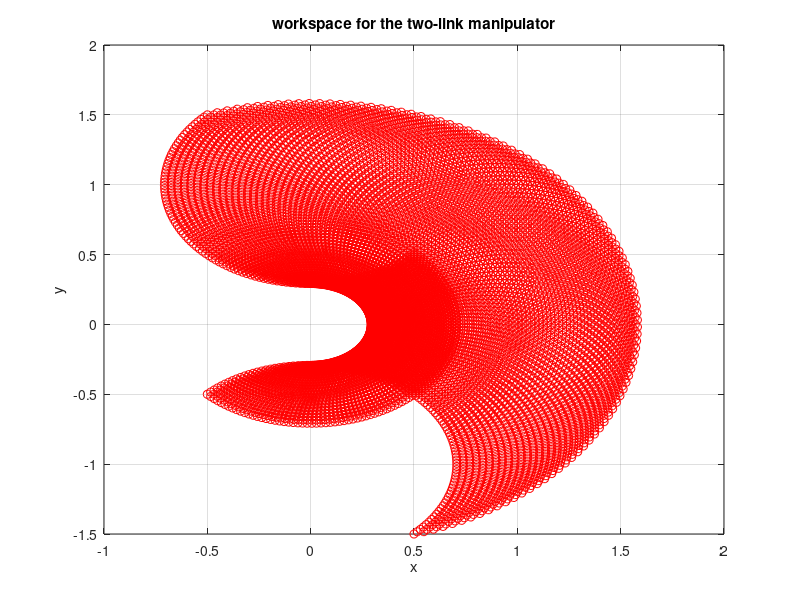

This figure's MATLAB source:
clc
clear all
% close all

%%% This example plots the workspace of the manipulator given the joint limits
% <<two_link.png>>

%%% Specify link lengths
l1 = 1; l2 = 0.5; l3 = 0.5;

%define the limits
theta1_min = -pi/2; theta1_max = pi/2;
theta2_min = 0; theta2_max = pi;
theta3_min = 0; theta3_max = pi/2;

theta1_vec = linspace(theta1_min,theta1_max); %create vectors
theta2_vec = linspace(theta2_min,theta2_max);
theta3_vec = linspace(theta3_min, theta3_max);
[theta1_all,theta2_all,theta3_all] = meshgrid(theta1_vec,theta2_vec, theta3_vec); %create matrix for all combinations of theta's
%%

[m,n,p] = size(theta1_all);

for i=1:m
    for j=1:n
        for k = 1:p
            theta1 = theta1_all(i,j,k);
            theta2 = theta2_all(i,j,k);
            theta3 = theta3_all(i,j,k);
            %%%%%%%% origin  in world frame  %%%%%%
            x_O0 = 0; y_O0 = 0; 

            %%%%% end of link1 in world frame %%%%
            x_P = l1*cos(theta1); 
            y_P = l1*sin(theta1);  

            %%%% end of link 2 in world frame  %%%%%%%
            x_Q = x_P + l2*cos(theta1+theta2); 
            y_Q = y_P + l2*sin(theta1+theta2);
            
            %%%% end of link 3 in the work frame %%%%%
            x_R = x_Q + l3*cos(theta1+theta2 + theta3); 
            y_R = y_Q + l3*sin(theta1+theta2 + theta3);

            %save end-effector position in world frame
            x(i,j) = x_R; %save x position
            y(i,j) = y_R; %save y position
        end
    end
end

figure(1)
plot(x,y,'ro');
xlabel('x');
ylabel('y');
grid on;
title('workspace for the two-link manipulator');